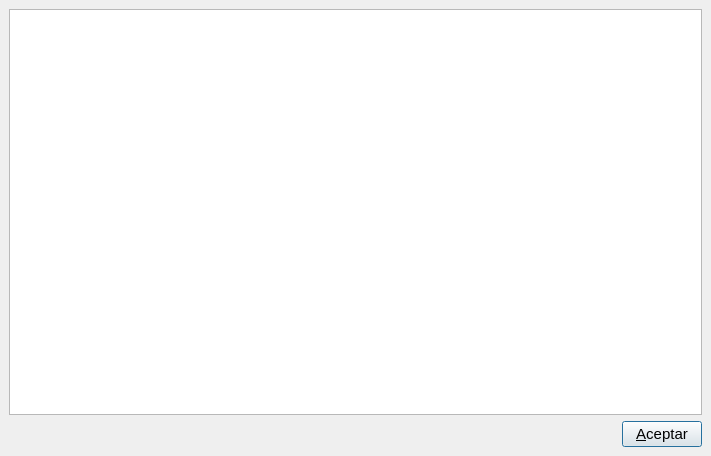
<ui version="4.0" >
 <author>José Manuel Díez Botella</author>
 <class>licencia</class>
 <widget class="QDialog" name="licencia" >
  <property name="geometry" >
   <rect>
    <x>0</x>
    <y>0</y>
    <width>711</width>
    <height>456</height>
   </rect>
  </property>
  <property name="font" >
   <font>
    <pointsize>11</pointsize>
   </font>
  </property>
  <property name="windowTitle" >
   <string>Acuerdo de licencia</string>
  </property>
  <layout class="QVBoxLayout" >
   <property name="margin" >
    <number>9</number>
   </property>
   <property name="spacing" >
    <number>6</number>
   </property>
   <item>
    <widget class="QTextBrowser" name="textBrowser" />
   </item>
   <item>
    <layout class="QHBoxLayout" >
     <property name="margin" >
      <number>0</number>
     </property>
     <property name="spacing" >
      <number>6</number>
     </property>
     <item>
      <spacer>
       <property name="orientation" >
        <enum>Qt::Horizontal</enum>
       </property>
       <property name="sizeType" >
        <enum>QSizePolicy::Expanding</enum>
       </property>
       <property name="sizeHint" >
        <size>
         <width>93</width>
         <height>17</height>
        </size>
       </property>
      </spacer>
     </item>
     <item>
      <widget class="QPushButton" name="aceptarpushButton" >
       <property name="text" >
        <string>&amp;Aceptar</string>
       </property>
       <property name="shortcut" >
        <string>Alt+A</string>
       </property>
       <property name="default" >
        <bool>true</bool>
       </property>
      </widget>
     </item>
    </layout>
   </item>
  </layout>
 </widget>
 <layoutdefault spacing="6" margin="11" />
 <resources/>
 <connections>
  <connection>
   <sender>aceptarpushButton</sender>
   <signal>clicked()</signal>
   <receiver>licencia</receiver>
   <slot>accept()</slot>
   <hints>
    <hint type="sourcelabel" >
     <x>20</x>
     <y>20</y>
    </hint>
    <hint type="destinationlabel" >
     <x>20</x>
     <y>20</y>
    </hint>
   </hints>
  </connection>
 </connections>
</ui>
